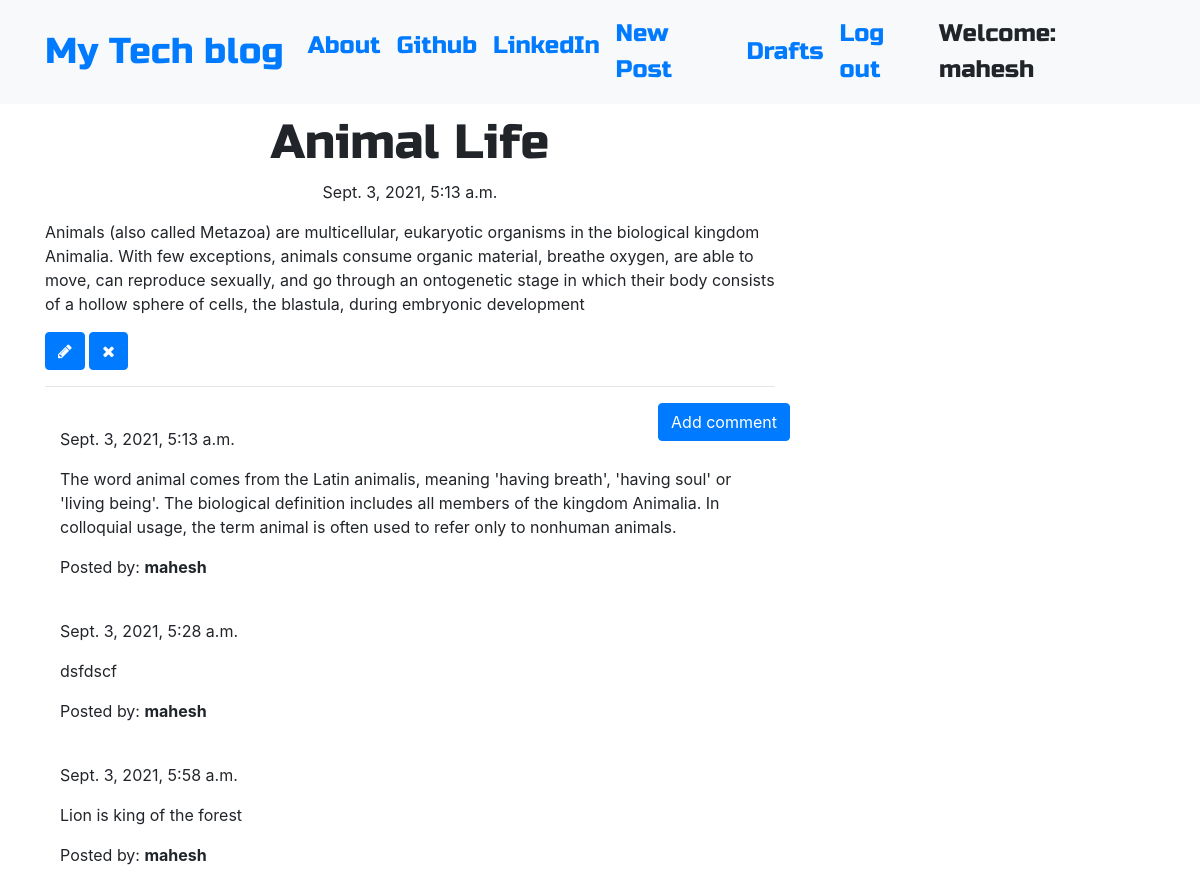
Screenshot of /post/6 (signed in) with the database file from the repository.
### cloneapp/models.py (models this page shows, shortened)
class Post(models.Model):
    author = models.ForeignKey('auth.User',on_delete=models.CASCADE)
    title = models.CharField(max_length=200)
    text = models.TextField()
    created_date = models.DateTimeField(default=timezone.now)
    published_date = models.DateTimeField(blank=True, null=True)

class Comment(models.Model):
    post = models.ForeignKey('cloneapp.Post', related_name='comments',on_delete=models.CASCADE)
    author = models.CharField(max_length=200)
    text = models.TextField()
    created_date = models.DateTimeField(default=timezone.now)
    approved_comment = models.BooleanField(default=False)

### cloneapp/views.py (the view)
# urls.py: path('post/<int:pk>', views.PostDetailView.as_view(), name='post_detail'),
class PostDetailView(DetailView):
    model = Post

### cloneapp/templates/cloneapp/post_detail.html (shortened to what this page needs)
{% extends 'cloneapp/base.html' %}
{% block content %}
        <h1 class='posttitle loader'>{{ post.title }}</h1>
        {% if post.published_date %}
            <div class="date postdate">
                {{ post.published_date }}
            </div>
        {% else %}
            <a class="btn btn-outline-dark" href="{% url 'post_publish' pk=post.pk %}">Publish</a>
        {% endif %}
      <p class='postcontent' >{{ post.text|safe|linebreaksbr }}</p>
      {% if user.is_authenticated %}
          <a class="btn btn-primary" href="{% url 'post_edit' pk=post.pk %}"><span class="fa fa-pencil"></span></a>
          <a class="btn btn-primary" href="{% url 'post_remove' pk=post.pk %}"><span class="fa fa-remove"></span></a>
      {% endif %}
  <hr>
  <a class="btn btn-primary btn-comment" href="{% url 'add_comment_to_post' pk=post.pk %}">Add comment</a>
  <div class="container">
  {% for comment in post.comments.all %}
  <br>
      {% if user.is_authenticated or comment.approved_comment %}
              {{ comment.created_date }}
          <p>{{ comment.text|safe|linebreaks }}</p>
          <p>Posted by: <strong>{{ comment.author }}</strong></p>
      {% endif %}
  {% empty %}
      <p>No comments posted.</p>
  {% endfor %}
</div>
{% endblock %}

### cloneapp/templates/cloneapp/base.html (shortened to what this page needs)
<!DOCTYPE html>
{% load static %}
<html>
  <head>
    <link rel="stylesheet" href="https://stackpath.bootstrapcdn.com/bootstrap/4.1.3/css/bootstrap.min.css"
>
    <link href="https://maxcdn.bootstrapcdn.com/font-awesome/4.7.0/css/font-awesome.min.css" rel="stylesheet">
    <link rel="stylesheet" href="//cdn.jsdelivr.net/medium-editor/latest/css/medium-editor.min.css" type="text/css" media="screen" charset="utf-8">
    <link rel="stylesheet" href="{% static 'css/clone.css' %}">
  </head>
  <body class='loader'>
    <nav class="navbar navbar-expand-lg bg-light techfont">
      <div class="container">
        <div class="navbar-nav align-items-left">
          <a class="navbar-brand bigbrand" href="{% url 'post_list' %}">My Tech blog</a>
          <a class="nav-item nav-link" href="{% url 'about' %}">About</a>
          <a class="nav-item nav-link" href="https://www.github.com">Github</a>
          <a class="nav-item nav-link" href="https://www.linkedin.com">LinkedIn</a>
        </div>
        <div class="navbar-nav align-items-center ml-auto">
          {% if user.is_authenticated %}
            <a class="nav-item nav-link" href="{% url 'post_new' %}">New Post</a>
            <a class="nav-item nav-link" href="{% url 'post_draft_list' %}">Drafts</a>
            <a class="nav-item nav-link" href="{% url 'logout' %}">Log out</a>
            <a >Welcome: {{ user.username }}</a>
          {% else %}
            <a class="nav-item nav-link" href="{% url 'login' %}" aria-label="Login">
              <span class="fa fa-user" aria-hidden="true"></span></a>
          {% endif %}
        </div>
      </div>
    </nav>
          <div class="content container">
              <div class="row">
                  <div class="col-md-8">
                    <div class="blog_posts">
                      {% block content %}
                      {% endblock %}
                    </div>
                  </div>
              </div>
          </div>
  </body>
</html>

### cloneapp/static/css/clone.css (style rules this page uses)
.techfont { font-family: 'Russo One', sans-serif; font-size: 1.5em; margin-bottom: 10px; }
.postdate { text-align: center; }
.posttitle { font-family: 'Russo One', sans-serif; font-size: 3em; text-align: center; }
.postcontent { font-family: 'Montserrat'; font-size: 1.5em; }
.btn-comment { position: absolute; right: 0px; }
.bigbrand { font-size: 1.5em; }
.loader { filter:hue-rotate(0deg); color: linear-gradient(45deg,#0f8,#08f); animation:hue 5000ms infinite linear; }

### rows the page displays
Post: title "Animal Life", published_date "Sept. 3, 2021, 5:13 a.m.", text "Animals (also called Metazoa) are multicellular, eukaryotic organisms in the biological kingdom Animalia. With few exceptions, animals consume organic material, breathe oxygen, are able to move, can reproduce sexually, and go through an ontogenetic stage in which their body consists of a hollow sphere of cells, the blastula, during embryonic development"
Comment: created_date "Sept. 3, 2021, 5:13 a.m.", text "The word animal comes from the Latin animalis, meaning 'having breath', 'having soul' or 'living being'. The biological definition includes all members of the kingdom Animalia. In colloquial usage, the term animal is often used to refer only to nonhuman animals.", author "mahesh"
Comment: created_date "Sept. 3, 2021, 5:28 a.m.", text "dsfdscf", author "mahesh"
Comment: created_date "Sept. 3, 2021, 5:58 a.m.", text "Lion is king of the forest", author "mahesh"

### other values shown
{{ user.username }} "mahesh"
